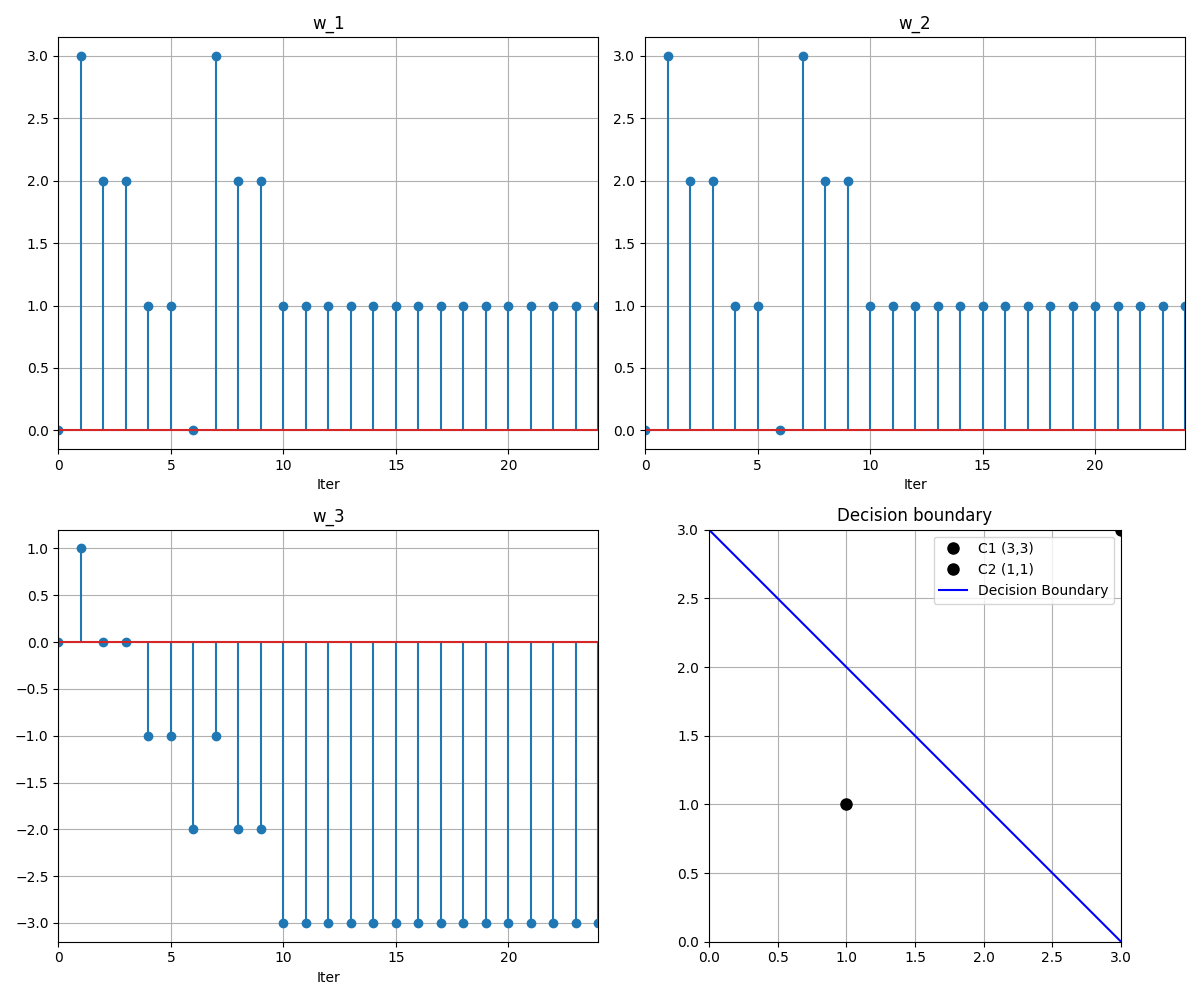

The Python source for this figure:

import numpy as np
import matplotlib.pyplot as plt

def Figure1324Perceptron():
    # Parameters
    NbRep = 12
    Alpha = 1
    
    # Data from C1
    x1 = np.array([3, 3])
    y1 = np.array([3, 3, 1])
    
    # Data from C2
    x2 = np.array([1, 1])
    y2 = np.array([1, 1, 1])
    
    # Weight update
    MaxIter = NbRep * 2
    LesWeights = np.zeros((3, MaxIter + 1)) # +1 to match MATLAB indexing/storage (iter+1)
    
    # LesY: Alternating [y1, y2, y1, y2...]
    # MATLAB: repmat([y1, y2], 1, NbRep)
    # y1 is col vector in MATLAB.
    # In Python, we construct the sequence.
    LesY_list = []
    for _ in range(NbRep):
        LesY_list.append(y1)
        LesY_list.append(y2)
    LesY = np.array(LesY_list).T # (3, 2*NbRep)
    
    # Check shape
    # Expected: (3, 2*12) = (3, 24)
    
    LesOutput = np.zeros((2, MaxIter + 1))
    # Output = np.zeros(MaxIter + 1)
    
    for iter_idx in range(MaxIter): # 0 to 23
        w_curr = LesWeights[:, iter_idx]
        y_curr = LesY[:, iter_idx]
        
        # Check misclassification
        dot_prod = np.dot(w_curr, y_curr)
        
        # Identify if y_curr is y1 or y2
        is_y1 = np.array_equal(y_curr, y1)
        is_y2 = np.array_equal(y_curr, y2)
        
        w_next = w_curr.copy()
        
        if is_y1 and dot_prod <= 0:
            # Class 1 misclassified (should be > 0)
            w_next = w_curr + Alpha * y_curr
        elif is_y2 and dot_prod >= 0:
             # Class 2 misclassified (should be < 0)
             w_next = w_curr - Alpha * y_curr
        else:
            # Correctly classified
            w_next = w_curr
            
        LesWeights[:, iter_idx + 1] = w_next
        
        # Log outputs for y1 and y2 with NEW weights (as per MATLAB code lines 44-45)
        LesOutput[0, iter_idx + 1] = np.dot(w_next, y1)
        LesOutput[1, iter_idx + 1] = np.dot(w_next, y2)

    # Decision boundary
    w_final = LesWeights[:, -1] # Last column (index MaxIter)
    print(f"Final Weights: {w_final}")
    
    # Display
    fig = plt.figure(figsize=(12, 10))
    
    # Plot weights evolution
    titles = ['w_1', 'w_2', 'w_3']
    for i in range(3):
        plt.subplot(2, 2, i+1)
        # MATLAB: stem(LesWeights(i, :))
        # Remove last column? MATLAB loop went to MaxIter, stored in Iter+1.
        # So LesWeights has MaxIter+1 columns.
        plt.stem(LesWeights[i, :], use_line_collection=True)
        plt.xlabel('Iter')
        plt.title(titles[i])
        plt.autoscale(enable=True, axis='x', tight=True)
        plt.grid(True)
        
    # Plot Decision Boundary
    plt.subplot(2, 2, 4)
    plt.plot(x1[0], x1[1], 'ok', markersize=8, label='C1 (3,3)')
    plt.plot(x2[0], x2[1], 'ok', markersize=8, label='C2 (1,1)')
    
    # Decision line: w1*x + w2*y + w3 = 0
    x_range = np.linspace(0, 4, 100)
    
    if abs(w_final[1]) > 1e-6:
        y_range = (-w_final[0] * x_range - w_final[2]) / w_final[1]
        plt.plot(x_range, y_range, '-b', label='Decision Boundary')
    else:
        if abs(w_final[0]) > 1e-6:
            x_line = -w_final[2] / w_final[0]
            plt.axvline(x=x_line, color='b', label='Decision Boundary')
            
    plt.title('Decision boundary')
    plt.axis([0, 3, 0, 3])
    plt.gca().set_aspect('equal', adjustable='box')
    plt.grid(True)
    plt.legend()
    
    plt.tight_layout()
    plt.savefig('Figure1324Perceptron.png')
    plt.show()

if __name__ == "__main__":
    Figure1324Perceptron()
